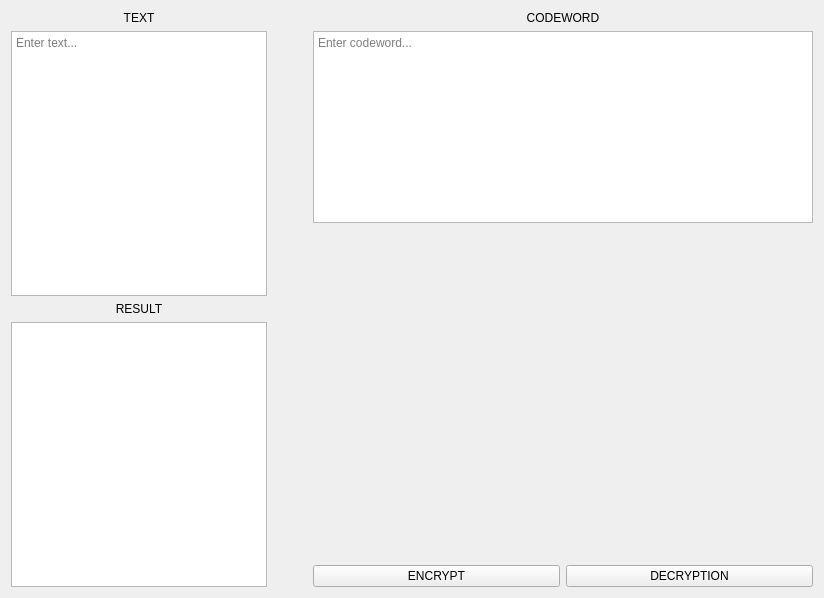
      <widget class="QWidget" name="tablePermutation">
       <property name="focusPolicy">
        <enum>Qt::StrongFocus</enum>
       </property>
       <attribute name="title">
        <string>Page</string>
       </attribute>
       <layout class="QGridLayout" name="gridLayout_5">
        <item row="0" column="0">
         <layout class="QHBoxLayout" name="horizontalLayout_10">
          <item>
           <layout class="QVBoxLayout" name="verticalLayout_35">
            <item>
             <layout class="QVBoxLayout" name="verticalLayout_13">
              <item>
               <widget class="QLabel" name="la_Permutation_text">
                <property name="text">
                 <string>TEXT</string>
                </property>
                <property name="alignment">
                 <set>Qt::AlignCenter</set>
                </property>
               </widget>
              </item>
              <item>
               <widget class="QTextEdit" name="te_Permutation_in">
                <property name="focusPolicy">
                 <enum>Qt::ClickFocus</enum>
                </property>
                <property name="placeholderText">
                 <string>Enter text...</string>
                </property>
               </widget>
              </item>
             </layout>
            </item>
            <item>
             <layout class="QVBoxLayout" name="verticalLayout_14">
              <item>
               <widget class="QLabel" name="la_Permutation_res">
                <property name="text">
                 <string>RESULT</string>
                </property>
                <property name="alignment">
                 <set>Qt::AlignCenter</set>
                </property>
               </widget>
              </item>
              <item>
               <widget class="QTextEdit" name="te_Permutation_out">
                <property name="focusPolicy">
                 <enum>Qt::ClickFocus</enum>
                </property>
                <property name="textInteractionFlags">
                 <set>Qt::TextSelectableByKeyboard|Qt::TextSelectableByMouse</set>
                </property>
               </widget>
              </item>
             </layout>
            </item>
           </layout>
          </item>
          <item>
           <spacer name="horizontalSpacer_6">
            <property name="orientation">
             <enum>Qt::Horizontal</enum>
            </property>
            <property name="sizeType">
             <enum>QSizePolicy::Fixed</enum>
            </property>
            <property name="sizeHint" stdset="0">
             <size>
              <width>40</width>
              <height>20</height>
             </size>
            </property>
           </spacer>
          </item>
          <item>
           <layout class="QVBoxLayout" name="verticalLayout_38">
            <item>
             <layout class="QVBoxLayout" name="verticalLayout_36">
              <item>
               <widget class="QLabel" name="la_Permutation_code">
                <property name="text">
                 <string>CODEWORD</string>
                </property>
                <property name="alignment">
                 <set>Qt::AlignCenter</set>
                </property>
               </widget>
              </item>
              <item>
               <widget class="QTextEdit" name="te_Permutation_code">
                <property name="focusPolicy">
                 <enum>Qt::ClickFocus</enum>
                </property>
                <property name="placeholderText">
                 <string>Enter codeword...</string>
                </property>
               </widget>
              </item>
             </layout>
            </item>
            <item>
             <spacer name="verticalSpacer_11">
              <property name="orientation">
               <enum>Qt::Vertical</enum>
              </property>
              <property name="sizeHint" stdset="0">
               <size>
                <width>20</width>
                <height>40</height>
               </size>
              </property>
             </spacer>
            </item>
            <item>
             <layout class="QVBoxLayout" name="verticalLayout_37">
              <item>
               <widget class="QLabel" name="la_Permutation_img">
                <property name="sizePolicy">
                 <sizepolicy hsizetype="Fixed" vsizetype="Fixed">
                  <horstretch>0</horstretch>
                  <verstretch>0</verstretch>
                 </sizepolicy>
                </property>
                <property name="minimumSize">
                 <size>
                  <width>500</width>
                  <height>250</height>
                 </size>
                </property>
                <property name="text">
                 <string/>
                </property>
               </widget>
              </item>
              <item>
               <spacer name="verticalSpacer_12">
                <property name="orientation">
                 <enum>Qt::Vertical</enum>
                </property>
                <property name="sizeHint" stdset="0">
                 <size>
                  <width>20</width>
                  <height>40</height>
                 </size>
                </property>
               </spacer>
              </item>
              <item>
               <layout class="QHBoxLayout" name="horizontalLayout_9">
                <item>
                 <widget class="QPushButton" name="pb_Permutation_shifr">
                  <property name="text">
                   <string>ENCRYPT</string>
                  </property>
                 </widget>
                </item>
                <item>
                 <widget class="QPushButton" name="pb_Permutation_RasShifr">
                  <property name="text">
                   <string>DECRYPTION</string>
                  </property>
                 </widget>
                </item>
               </layout>
              </item>
             </layout>
            </item>
           </layout>
          </item>
         </layout>
        </item>
       </layout>
      </widget>
